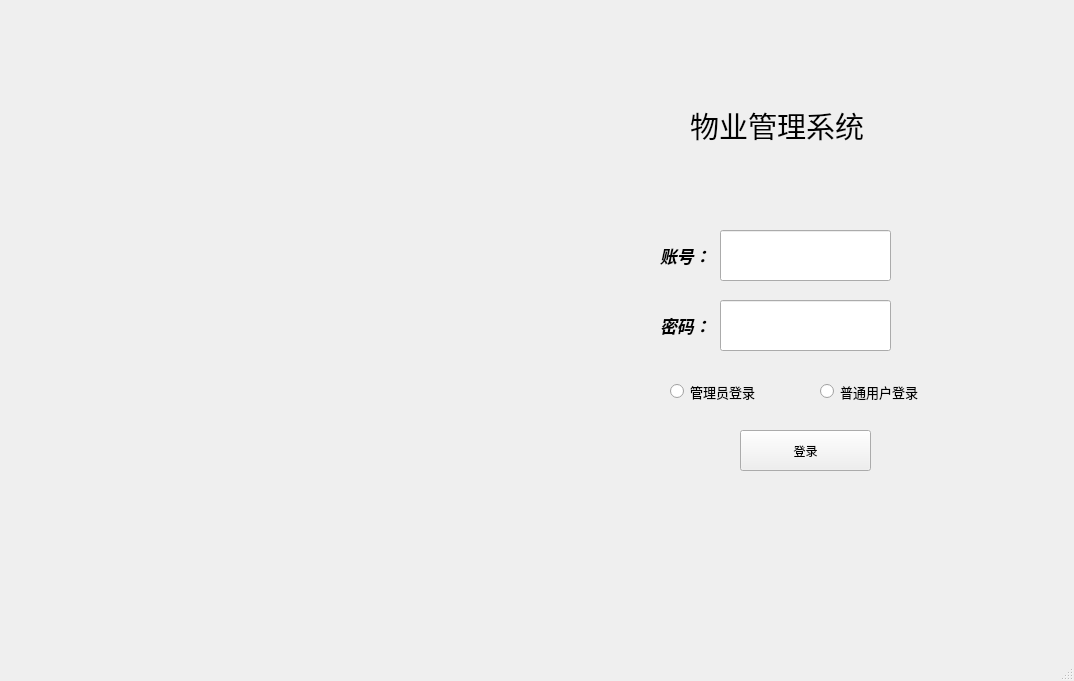
<?xml version="1.0" encoding="UTF-8"?>
<ui version="4.0">
 <class>MainWindow</class>
 <widget class="QMainWindow" name="MainWindow">
  <property name="geometry">
   <rect>
    <x>0</x>
    <y>0</y>
    <width>1074</width>
    <height>681</height>
   </rect>
  </property>
  <property name="windowTitle">
   <string>MainWindow</string>
  </property>
  <widget class="QWidget" name="centralwidget">
   <widget class="QPushButton" name="pushButton">
    <property name="geometry">
     <rect>
      <x>740</x>
      <y>430</y>
      <width>131</width>
      <height>41</height>
     </rect>
    </property>
    <property name="text">
     <string>登录</string>
    </property>
   </widget>
   <widget class="QLabel" name="label">
    <property name="geometry">
     <rect>
      <x>690</x>
      <y>90</y>
      <width>271</width>
      <height>71</height>
     </rect>
    </property>
    <property name="font">
     <font>
      <pointsize>22</pointsize>
     </font>
    </property>
    <property name="text">
     <string>物业管理系统</string>
    </property>
   </widget>
   <widget class="QLineEdit" name="Username">
    <property name="geometry">
     <rect>
      <x>720</x>
      <y>230</y>
      <width>171</width>
      <height>51</height>
     </rect>
    </property>
    <property name="font">
     <font>
      <pointsize>12</pointsize>
     </font>
    </property>
    <property name="text">
     <string/>
    </property>
   </widget>
   <widget class="QLineEdit" name="password">
    <property name="geometry">
     <rect>
      <x>720</x>
      <y>300</y>
      <width>171</width>
      <height>51</height>
     </rect>
    </property>
    <property name="font">
     <font>
      <pointsize>12</pointsize>
     </font>
    </property>
   </widget>
   <widget class="QLabel" name="label_2">
    <property name="geometry">
     <rect>
      <x>660</x>
      <y>240</y>
      <width>61</width>
      <height>31</height>
     </rect>
    </property>
    <property name="font">
     <font>
      <pointsize>13</pointsize>
      <italic>true</italic>
      <bold>true</bold>
     </font>
    </property>
    <property name="text">
     <string>账号：</string>
    </property>
   </widget>
   <widget class="QLabel" name="label_3">
    <property name="geometry">
     <rect>
      <x>660</x>
      <y>310</y>
      <width>61</width>
      <height>31</height>
     </rect>
    </property>
    <property name="font">
     <font>
      <pointsize>13</pointsize>
      <italic>true</italic>
      <bold>true</bold>
     </font>
    </property>
    <property name="text">
     <string>密码：</string>
    </property>
   </widget>
   <widget class="QRadioButton" name="managerbutton">
    <property name="geometry">
     <rect>
      <x>670</x>
      <y>380</y>
      <width>118</width>
      <height>23</height>
     </rect>
    </property>
    <property name="font">
     <font>
      <pointsize>10</pointsize>
     </font>
    </property>
    <property name="text">
     <string>管理员登录</string>
    </property>
   </widget>
   <widget class="QRadioButton" name="employeebutton">
    <property name="geometry">
     <rect>
      <x>820</x>
      <y>380</y>
      <width>131</width>
      <height>23</height>
     </rect>
    </property>
    <property name="font">
     <font>
      <pointsize>10</pointsize>
     </font>
    </property>
    <property name="text">
     <string>普通用户登录</string>
    </property>
   </widget>
  </widget>
  <widget class="QMenuBar" name="menubar">
   <property name="geometry">
    <rect>
     <x>0</x>
     <y>0</y>
     <width>1074</width>
     <height>25</height>
    </rect>
   </property>
  </widget>
  <widget class="QStatusBar" name="statusbar"/>
 </widget>
 <resources/>
 <connections/>
</ui>
